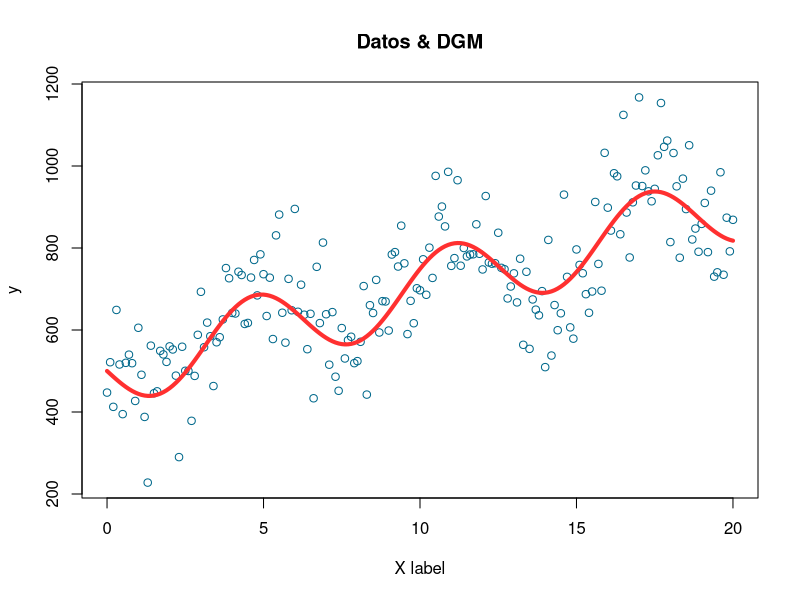
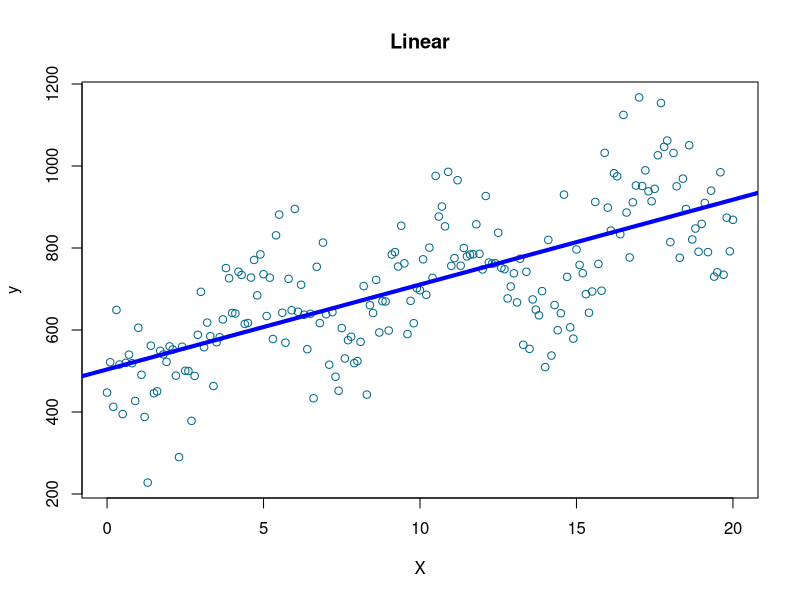
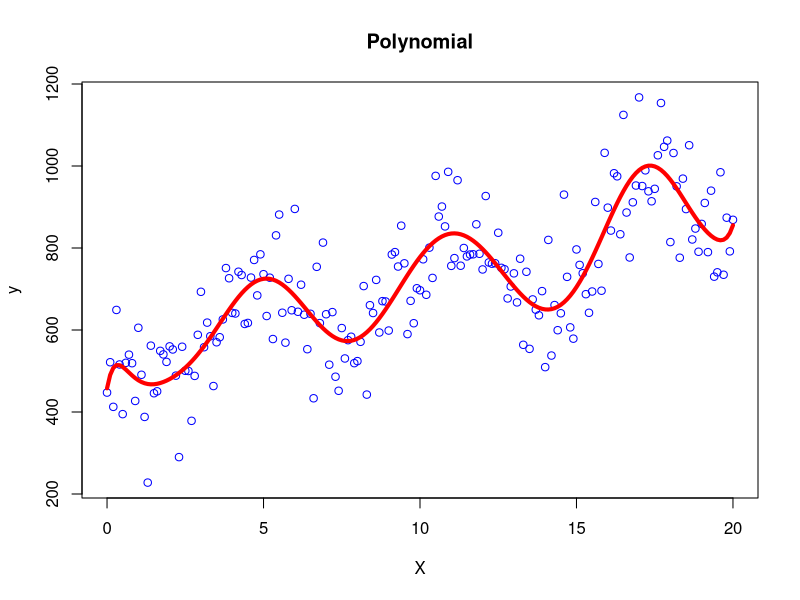
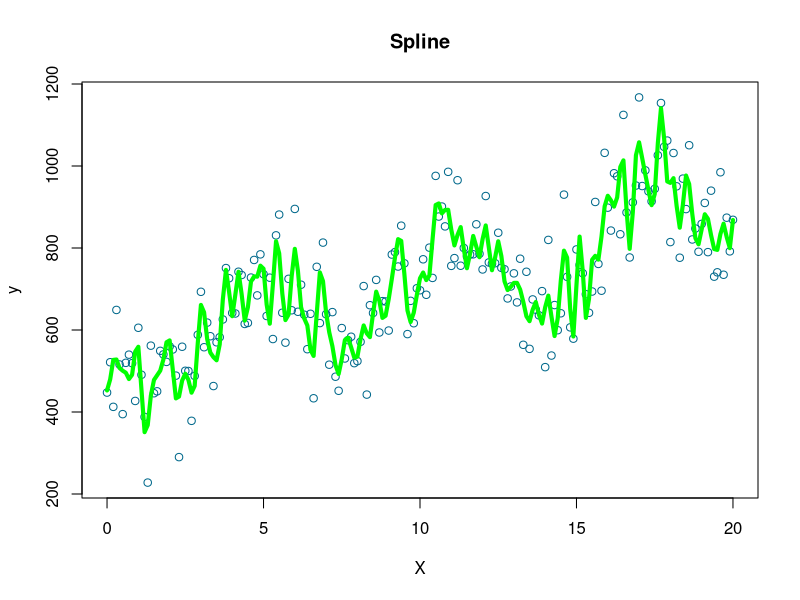
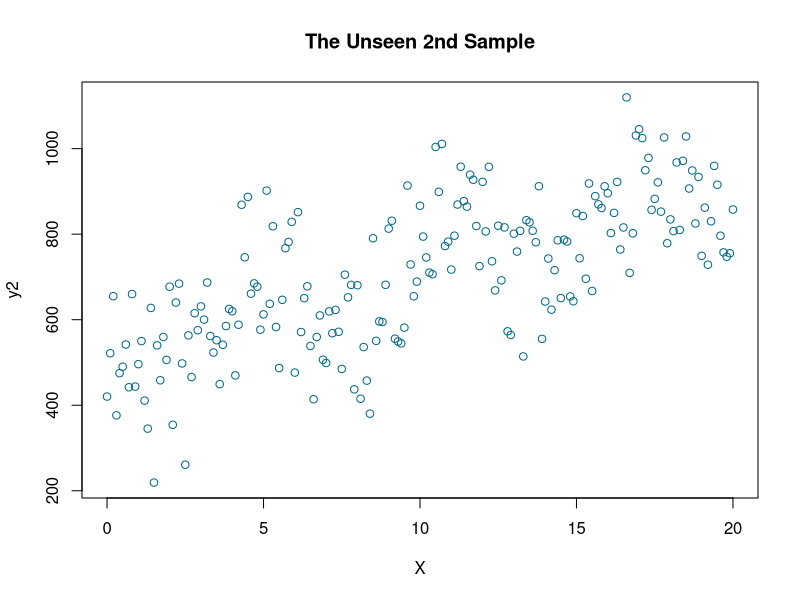

These figures' R source, in order:

####### SIMULATIONS (training error vs test error)

rm(list=ls())


set.seed(1)

# Generating 201 observations for X
X <- seq(from = 0, to = 20, by = 0.1)


# Generating our Data Generation Model DGM
dgm <- 500 + 20*X - 90*sin(X) 



#--------------------------
# Training sample
#--------------------------

# Generating y training
y = dgm + rnorm(length(X), mean = 10, sd = 100) 


# y and X in a data frame
data = data.frame( y , X )

str(data)



#--------------------------
# Plotting training and DGM
#--------------------------

plot(X, y, col='deepskyblue4', xlab='X label', main='Datos & DGM')
lines(X, dgm, col='firebrick1', lwd=4) #DGM in red



#--------------------------
# Estimating with 3 models
#--------------------------

# We want to estimate a model which has the lowest possible error


# 1) Linear model

#y = x

model1 <- lm(y ~ X, data=data)


# 2) Polynomial model 

# y = x + x^2 + x^3 + x^4 + ..... + x^18

model2 <- lm(y ~ X + I(X^2) + I(X^3) + I(X^4) + 
                     I(X^5) + I(X^6) + I(X^7) + I(X^8) +
                     I(X^9) + I(X^10) + I(X^11) + I(X^12) +
                     I(X^13) + I(X^14) + I(X^15) +
                     I(X^16) + I(X^17) + I(X^18),
             data=data)

# 3) Nonparametric Model (Spline)

model3 <- smooth.spline(X, y, df=200) #more complexity 


# Plot: Linear model
plot(X, y, col='deepskyblue4', xlab='X', main='Linear')
abline(lm(y ~ X), col = "blue", lwd = 4)


# Plot: Polynomial model 
plot(X, y, col='blue', xlab='X',
     main='Polynomial')
lines(X, fitted(model2), col='red', lwd=4)


# Plot: Spline
plot(X, y, col='deepskyblue4', xlab='X',
     main='Spline')
lines(smooth.spline(X, y, df=200), 
      col='green', lwd=4) 



#--------------------------
# Root Mean Square Error (RMSE)
#--------------------------

rmse = function(actual, predicted) {
        
        sqrt(mean((actual - predicted) ^ 2))
}



#--------------------------
# Training Error
#--------------------------

#Predicted values
predicted1<- fitted(model1)
predicted2<- fitted(model2)
predicted3<- fitted(model3)


#RMSE 
rmse(y,predicted1)
rmse(y,predicted2)
rmse(y,predicted3)


#RMSE    values
#1     Linear   119.46405
#2   Polynomial  88.87396
#3     Spline  67.72450  ****************


#--------------------------
# Test Error
#--------------------------

#Now, with unseen data

set.seed(2)

# Generating y testing
y2 = dgm + rnorm(length(X), mean = 10, sd = 100) 


plot(X, y2, col='deepskyblue4', xlab='X', main='The Unseen 2nd Sample')


#RMSE
rmse(y2,predicted1)
rmse(y2,predicted2)
rmse(y2,predicted3)


#--------------------------
# FINAL OUTPUTS:
#--------------------------

##             Linear    Polynomial   Spline
## Seen-data   119.4640   88.87396   67.7245
## Unseen-data 123.4378  109.99681   122.3018

